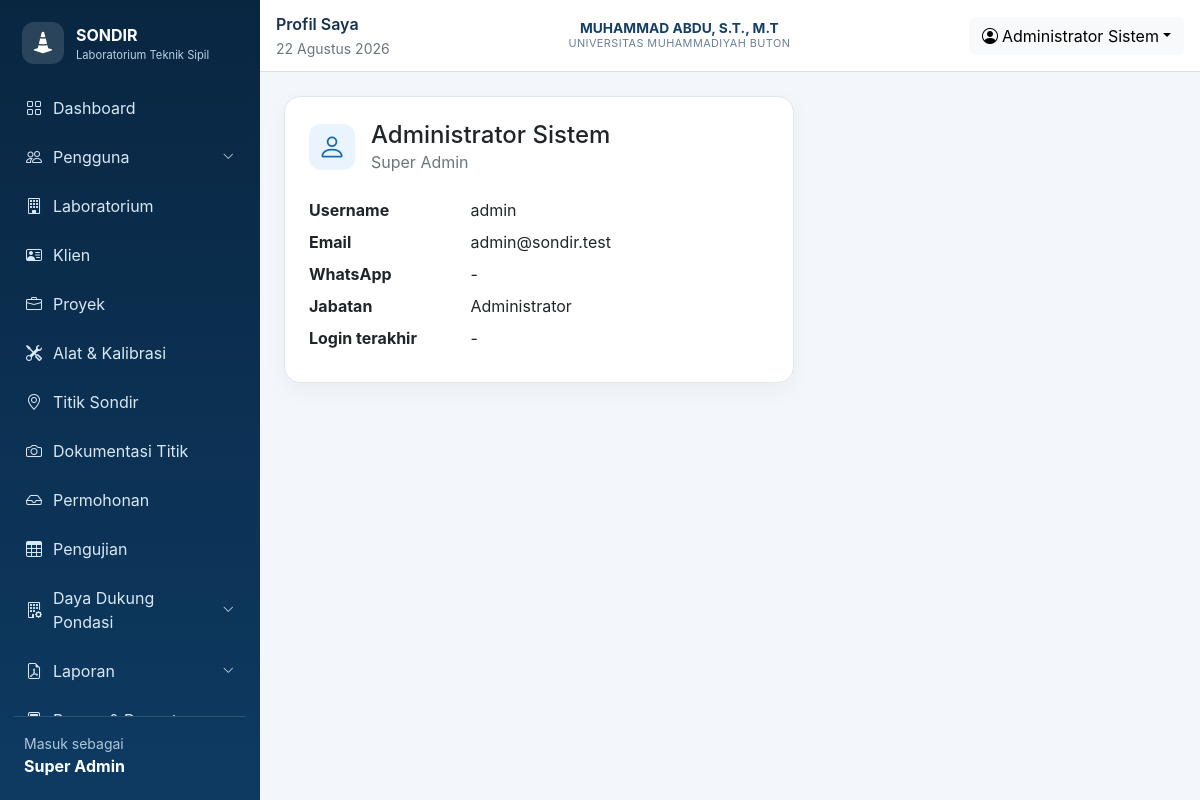
The page /auth/profile.php (signed in) on the database its author committed.
### tables this page shows
CREATE TABLE users (
 id INT AUTO_INCREMENT PRIMARY KEY,nama_lengkap VARCHAR(150) NOT NULL,username VARCHAR(100) NOT NULL UNIQUE,email VARCHAR(150) UNIQUE,whatsapp VARCHAR(30),password VARCHAR(255) NOT NULL,
 level ENUM('super_admin','admin_lab','operator','pemeriksa') NOT NULL,jabatan VARCHAR(150),nomor_identitas VARCHAR(100),foto VARCHAR(255),tanda_tangan VARCHAR(255),
 status ENUM('aktif','tidak_aktif') DEFAULT 'aktif',last_login DATETIME NULL,created_at TIMESTAMP DEFAULT CURRENT_TIMESTAMP,updated_at DATETIME NULL
);

### includes/functions.php (called while the page is built, shortened)
<?php
function e(mixed $value): string { return htmlspecialchars((string) $value, ENT_QUOTES, 'UTF-8'); }
function tanggal_id(?string $date, bool $withTime = false): string {
    if (!$date) return '-';
    $bulan = [1=>'Januari','Februari','Maret','April','Mei','Juni','Juli','Agustus','September','Oktober','November','Desember'];
    $d = new DateTime($date);
    return $d->format('d') . ' ' . $bulan[(int)$d->format('n')] . ' ' . $d->format('Y') . ($withTime ? ' ' . $d->format('H:i') : '');
}

### auth/profile.php (the view)
<?php
require dirname(__DIR__).'/config/bootstrap.php';require_login();$q=$pdo->prepare('SELECT nama_lengkap,username,email,whatsapp,jabatan,nomor_identitas,level,last_login FROM users WHERE id=?');$q->execute([$_SESSION['user']['id']]);$u=$q->fetch();$pageTitle='Profil Saya';require APP_ROOT.'/includes/header.php';?>
<div class="row"><div class="col-lg-7"><div class="card"><div class="card-body p-4"><div class="d-flex align-items-center gap-3 mb-4"><div class="stat-icon fs-3"><i class="bi bi-person"></i></div><div><h4 class="mb-0"><?=e($u['nama_lengkap'])?></h4><span class="text-secondary"><?=e(ucwords(str_replace('_',' ',$u['level'])))?></span></div></div><dl class="row mb-0"><dt class="col-sm-4">Username</dt><dd class="col-sm-8"><?=e($u['username'])?></dd><dt class="col-sm-4">Email</dt><dd class="col-sm-8"><?=e($u['email']?:'-')?></dd><dt class="col-sm-4">WhatsApp</dt><dd class="col-sm-8"><?=e($u['whatsapp']?:'-')?></dd><dt class="col-sm-4">Jabatan</dt><dd class="col-sm-8"><?=e($u['jabatan']?:'-')?></dd><dt class="col-sm-4">Login terakhir</dt><dd class="col-sm-8"><?=tanggal_id($u['last_login'],true)?></dd></dl></div></div></div></div>
<?php require APP_ROOT.'/includes/footer.php';

### assets/css/style.css (style rules this page uses)
:root { --navy:#0b2948;--blue:#1769aa;--sky:#e9f4ff;--line:#dfe7ef;--muted:#68788a }
* { box-sizing:border-box }
body { background:#f3f6fa;color:#16324f;font-family:Inter,system-ui,-apple-system,"Segoe UI",sans-serif }
.stat-icon { width:46px;height:46px;border-radius:12px;display:grid;place-items:center;background:var(--sky);color:var(--blue);font-size:1.25rem }
.card { border:1px solid var(--line);border-radius:16px;box-shadow:0 8px 24px rgba(15,41,68,.04) }

### rows shown on the page
users: nama_lengkap "Administrator Sistem", level "Super Admin", username "admin", email "admin@sondir.test", whatsapp "-", jabatan "Administrator", last_login "-"

### other values the page prints
str_replace('_',' ',$_SESSION['user']['level']) "Super Admin"
$pageTitle "Profil Saya"
APP_OWNER_NAME "MUHAMMAD ABDU, S.T., M.T"
APP_OWNER_UNIVERSITY "UNIVERSITAS MUHAMMADIYAH BUTON"
$_SESSION['user']['nama_lengkap'] "Administrator Sistem"
